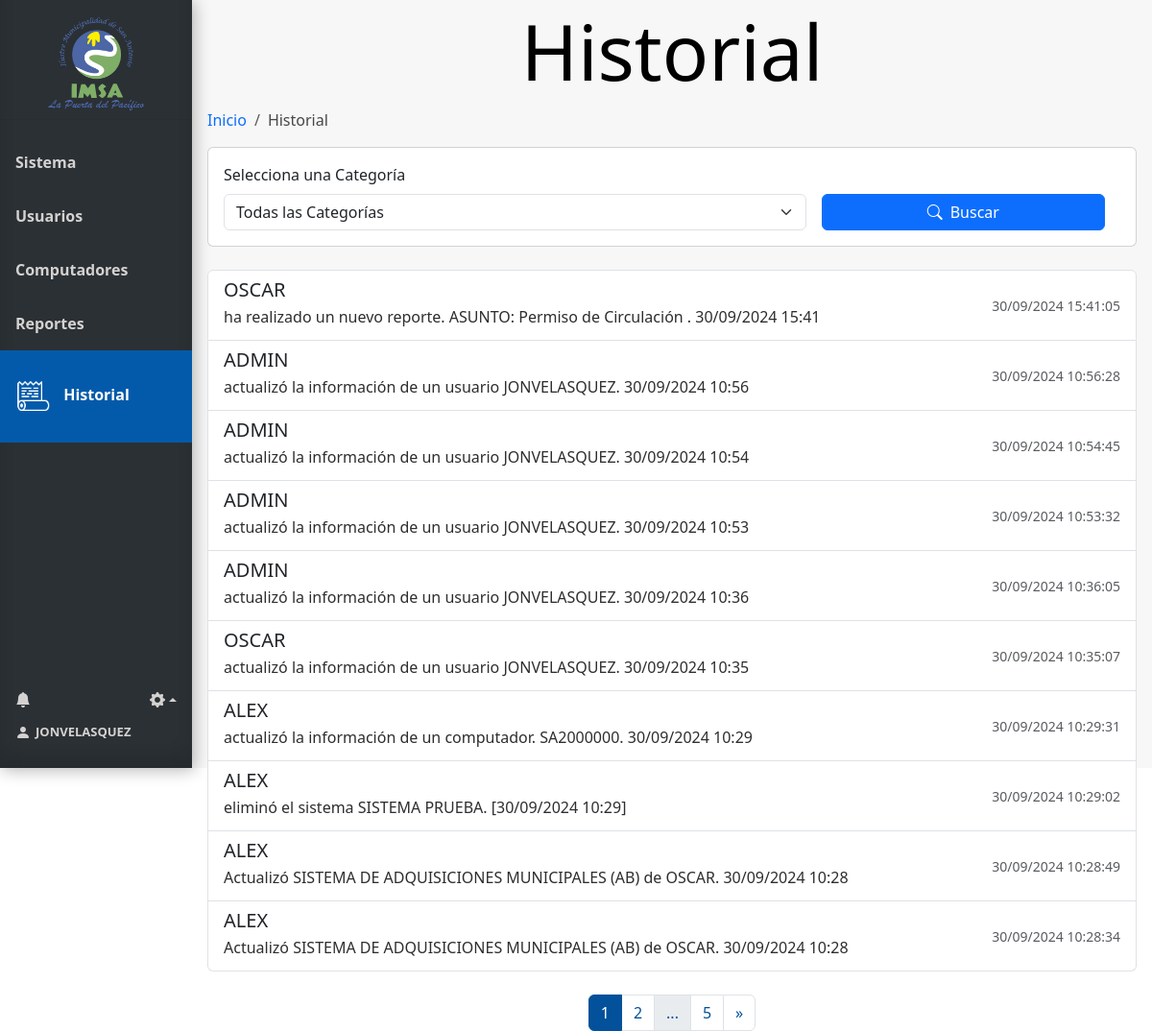
The page /historial (signed in) on the database as committed earlier.
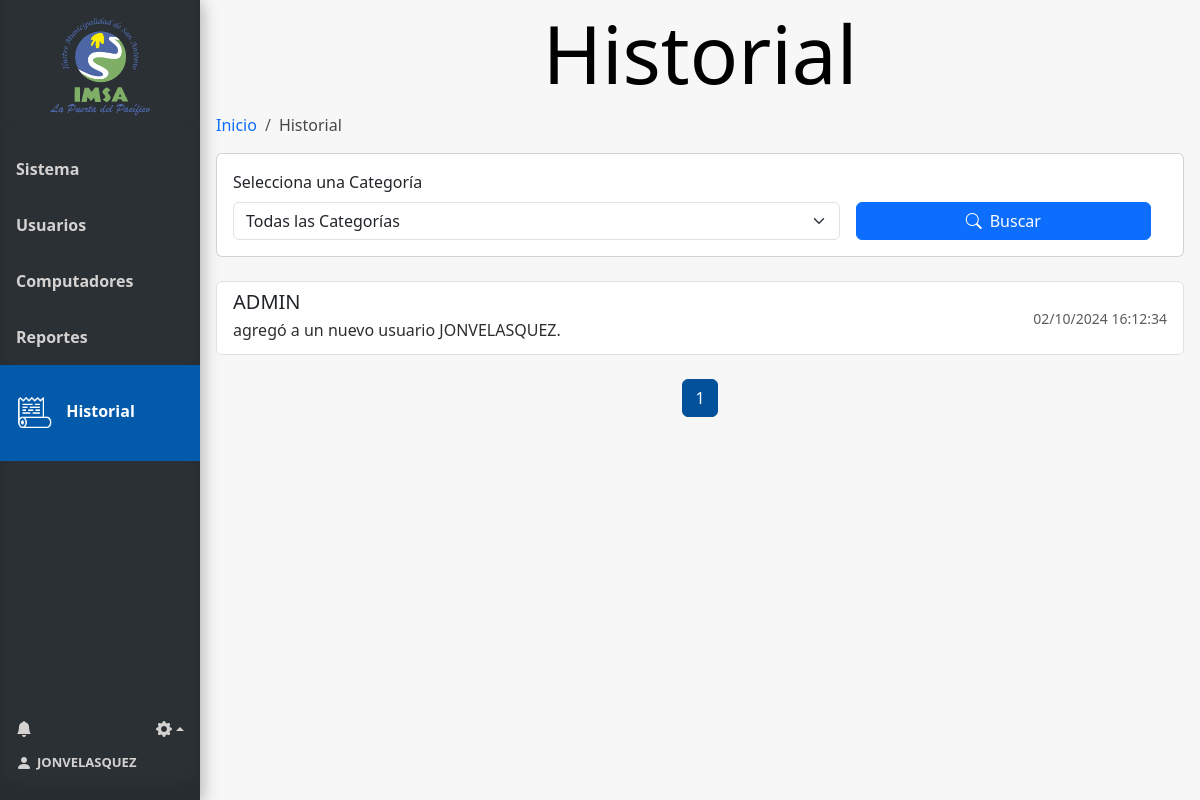
The same page on the database as committed later.
### tables this page shows
CREATE TABLE Historial (
    Id_historial INTEGER PRIMARY KEY AUTOINCREMENT,
    usuario_historial VARCHAR(100),
    descripcion VARCHAR(100),
    fecha VARCHAR(100),
    id_categoria INTEGER,
    FOREIGN KEY (id_categoria) REFERENCES Categoria_Historial(id_categoria)
);

### app.py (the view)
@app.route('/historial', methods=['GET'])
@login_required
def historial():
    conn = get_db_connection()
    user = current_user
    num_notificaciones_totales = get_total_notifications(user.id)
    info_notificaciones = get_info_notifications(user.id)
    page = request.args.get('page', 1, type=int)
    per_page = 10
    try:
        categoria_id = request.args.get('categoria')
        categorias = conn.execute("SELECT * FROM Categoria_historial").fetchall()
        historial_data = []
        total_records = 0
        if categoria_id:
            params = []
            query = '''
            SELECT Historial.*, Categoria_historial.nombre_categoria
            FROM Historial
            INNER JOIN Categoria_historial ON Categoria_historial.id_categoria = Historial.id_categoria
            WHERE 1=1
            '''
            query += ' AND Historial.id_categoria = ? ORDER BY fecha DESC'
            params.append(categoria_id)
            total_records = conn.execute(query, params).fetchall()
            total_records = len(total_records)
            offset = (page - 1) * per_page
            query += " LIMIT ? OFFSET ?"
            params += [per_page, offset]
            historial_data = conn.execute(query, params).fetchall()
            categoria_nombre = conn.execute('SELECT nombre_categoria FROM Categoria_historial WHERE id_categoria = ?', (categoria_id,)).fetchone()
        else:
            historial_data = conn.execute("SELECT * FROM Historial ORDER BY fecha DESC LIMIT ? OFFSET ?", (per_page, (page - 1) * per_page)).fetchall()
            total_records = conn.execute("SELECT COUNT(*) FROM Historial").fetchone()[0]
        total_pages = (total_records // per_page) + (1 if total_records % per_page > 0 else 0)
        start_page = max(1, page - 1)
        end_page = min(total_pages, page + 1)
        return render_template('historial.html',
                                historial_data=historial_data,
                                categorias=categorias,
                                categoria_nombre=categoria_nombre if categoria_id else None,
                                user=user,
                                num_notificaciones_totales=num_notificaciones_totales,
                                info_notificaciones=info_notificaciones,
                                total=total_records,
                                per_page=per_page,
                                page=page,
                                start_page=start_page,
                                end_page=end_page,
                                total_pages=total_pages)
    except Exception as e:
        flash(f"Error: {str(e)}", "danger")
        return redirect(url_for('historial'))  # Redirigir en caso de error
    finally:
        conn.close()

### app.py (called while the page is built)
@login_manager.user_loader
def load_user(user_id):
    return Usuario.get_by_id(user_id)

def get_db_connection():
    conn = sqlite3.connect('database.db')
    conn.row_factory = sqlite3.Row
    return conn

def get_total_notifications(user_id):
    conn = get_db_connection()
    total_notifications = conn.execute(
        'SELECT COUNT(*) FROM Notificaciones WHERE id_usuario = ?  AND leido = false',
        (user_id,)
    ).fetchone()[0]
    conn.close()
    return total_notifications

def get_info_notifications(user_id):
    conn = get_db_connection()
    info_notifiaciones= conn.execute(
        'SELECT * FROM Notificaciones WHERE id_usuario = ? ORDER BY id_notificacion DESC LIMIT 8',
        (user_id,)
    ).fetchall()
    conn.close()
    return info_notifiaciones

### model.py (called while the page is built)
def get_db_connection():
    conn = sqlite3.connect('database.db')
    conn.row_factory = sqlite3.Row
    return conn

### templates/historial.html (shortened to what this page needs)
{% extends 'base.html' %}
{% block head %}
<link rel="stylesheet" href="{{ url_for('static', filename='css/style_historial.css') }}">
{% endblock %}
{% block content %}
<h1 class="block-effect" style="--td:0.3s">
    <div class="block-reveal" style="--bc: #2b3034; --d: 0.5s">Historial</div>
</h1>
{% block breadcrumb %}
<nav aria-label="breadcrumb">
    <ol class="breadcrumb">
        <li class="breadcrumb-item"><a href="{{ url_for('index') }}">Inicio</a></li>
        <li class="breadcrumb-item active" aria-current="page">Historial</li>
    </ol>
</nav>
{% endblock %}
<div class="card mb-4">
    <div class="card-body">
        <form method="get" action="{{ url_for('historial') }}" id="filtro-form" class="row g-3 align-items-end">
            <div class="col-md-8">
                <label for="categoria" class="form-label">Selecciona una Categoría</label>
                <select id="categoria" class="form-select" name="categoria" aria-label="Selecciona una Categoría">
                    <option value="">Todas las Categorías</option>
                </select>
            </div>
            <div class="col-md-4">
                <button class="btn btn-primary w-100" type="submit" id="filtro-boton">
                    <i class="bi bi-search me-2"></i>Buscar
                </button>
            </div>
        </form>
    </div>
</div>
{% if historial_data %}
<div class="list-group mb-4">
    {% for registro in historial_data %}
    <div class="list-group-item list-group-item-action d-flex justify-content-between align-items-center">
        <div>
            <h5 class="mb-1">{{ registro['usuario_historial'] }}</h5>
            <p class="mb-1">{{ registro['descripcion'] }}</p>
        </div>
        <small class="text-muted">{{ registro['fecha'] }}</small>
    </div>
    {% endfor %}
</div>
<nav aria-label="Paginación del historial">
    <ul class="pagination justify-content-center">
        {% for p in range(start_page, end_page + 1) %}
        <li class="page-item {% if p == page %}active{% endif %}">
            <a class="page-link" href="{{ url_for('historial', page=p, categoria=request.args.get('categoria')) }}">{{ p
                }}</a>
        </li>
        {% endfor %}
        {% if end_page < total_pages %} {% if end_page < total_pages - 1 %} <li class="page-item disabled"><span
                class="page-link">...</span></li>
            {% endif %}
            <li class="page-item">
                <a class="page-link"
                    href="{{ url_for('historial', page=total_pages, categoria=request.args.get('categoria')) }}">{{
                    total_pages }}</a>
            </li>
            {% endif %}
            {% if page < total_pages %} <li class="page-item">
                <a class="page-link"
                    href="{{ url_for('historial', page=page+1, categoria=request.args.get('categoria')) }}"
                    aria-label="Siguiente">
                    <span aria-hidden="true">&raquo;</span>
                </a>
                </li>
                {% endif %}
    </ul>
</nav>
{% else %}
<div class="alert alert-info" role="alert">
    <i class="bi bi-info-circle me-2"></i>No existen registros en el historial.
</div>
{% endif %}
{% endblock %}

Rows that differ between the two databases and show on the page:
removed Historial: usuario_historial "OSCAR", descripcion "ha realizado un nuevo reporte. ASUNTO: Permiso de Circulación . 30/09/2024 15:41", fecha "30/09/2024 15:41:05"
removed Historial: usuario_historial "ADMIN", descripcion "actualizó la información de un usuario JONVELASQUEZ. 30/09/2024 10:56", fecha "30/09/2024 10:56:28"
removed Historial: usuario_historial "ADMIN", descripcion "actualizó la información de un usuario JONVELASQUEZ. 30/09/2024 10:54", fecha "30/09/2024 10:54:45"
removed Historial: usuario_historial "ADMIN", descripcion "actualizó la información de un usuario JONVELASQUEZ. 30/09/2024 10:53", fecha "30/09/2024 10:53:32"
removed Historial: usuario_historial "ADMIN", descripcion "actualizó la información de un usuario JONVELASQUEZ. 30/09/2024 10:36", fecha "30/09/2024 10:36:05"
removed Historial: usuario_historial "OSCAR", descripcion "actualizó la información de un usuario JONVELASQUEZ. 30/09/2024 10:35", fecha "30/09/2024 10:35:07"
removed Historial: usuario_historial "ALEX", descripcion "actualizó la información de un computador. SA2000000. 30/09/2024 10:29", fecha "30/09/2024 10:29:31"
removed Historial: usuario_historial "ALEX", descripcion "eliminó el sistema SISTEMA PRUEBA. [30/09/2024 10:29]", fecha "30/09/2024 10:29:02"
removed Historial: usuario_historial "ALEX", descripcion "Actualizó SISTEMA DE ADQUISICIONES MUNICIPALES (AB) de OSCAR. 30/09/2024 10:28", fecha "30/09/2024 10:28:49"
removed Historial: usuario_historial "ALEX", descripcion "Actualizó SISTEMA DE ADQUISICIONES MUNICIPALES (AB) de OSCAR. 30/09/2024 10:28", fecha "30/09/2024 10:28:34"
now on this page (row edited): Historial: usuario_historial "ADMIN", descripcion "agregó a un nuevo usuario JONVELASQUEZ.", fecha "02/10/2024 16:12:34"
Other text that changed with them:
{{ total_pages }}: "5" → (not shown)
list line gone: "2"
